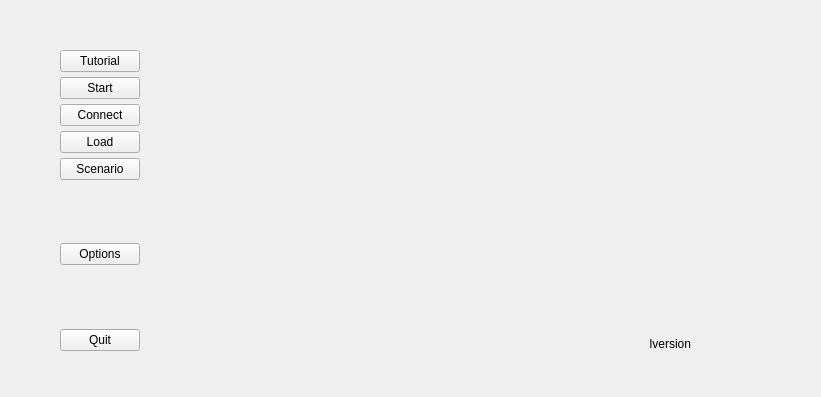
<?xml version="1.0" encoding="UTF-8"?>
<ui version="4.0">
 <class>Form</class>
 <widget class="QWidget" name="Form">
  <property name="geometry">
   <rect>
    <x>0</x>
    <y>0</y>
    <width>821</width>
    <height>397</height>
   </rect>
  </property>
  <property name="minimumSize">
   <size>
    <width>821</width>
    <height>397</height>
   </size>
  </property>
  <property name="windowTitle">
   <string>Form</string>
  </property>
  <widget class="QWidget" name="gridLayoutWidget">
   <property name="geometry">
    <rect>
     <x>50</x>
     <y>40</y>
     <width>651</width>
     <height>321</height>
    </rect>
   </property>
   <layout class="QGridLayout" name="gridLayout">
    <property name="leftMargin">
     <number>10</number>
    </property>
    <property name="topMargin">
     <number>10</number>
    </property>
    <property name="rightMargin">
     <number>10</number>
    </property>
    <property name="bottomMargin">
     <number>10</number>
    </property>
    <property name="verticalSpacing">
     <number>5</number>
    </property>
    <item row="1" column="0">
     <widget class="QPushButton" name="btut">
      <property name="text">
       <string>Tutorial</string>
      </property>
      <property name="main_pagebt" stdset="0">
       <bool>true</bool>
      </property>
     </widget>
    </item>
    <item row="2" column="0">
     <widget class="QPushButton" name="bstart">
      <property name="text">
       <string>Start</string>
      </property>
      <property name="main_pagebt" stdset="0">
       <bool>true</bool>
      </property>
     </widget>
    </item>
    <item row="3" column="0">
     <widget class="QPushButton" name="bconnect">
      <property name="text">
       <string>Connect</string>
      </property>
      <property name="main_pagebt" stdset="0">
       <bool>true</bool>
      </property>
     </widget>
    </item>
    <item row="4" column="0">
     <widget class="QPushButton" name="bload">
      <property name="text">
       <string>Load</string>
      </property>
      <property name="main_pagebt" stdset="0">
       <bool>true</bool>
      </property>
     </widget>
    </item>
    <item row="5" column="0">
     <widget class="QPushButton" name="bscenario">
      <property name="text">
       <string>Scenario</string>
      </property>
      <property name="main_pagebt" stdset="0">
       <bool>true</bool>
      </property>
     </widget>
    </item>
    <item row="6" column="0">
     <widget class="QPushButton" name="boptions">
      <property name="text">
       <string>Options</string>
      </property>
      <property name="main_pagebt" stdset="0">
       <bool>true</bool>
      </property>
     </widget>
    </item>
    <item row="7" column="1">
     <spacer name="horizontalSpacer">
      <property name="orientation">
       <enum>Qt::Horizontal</enum>
      </property>
      <property name="sizeHint" stdset="0">
       <size>
        <width>40</width>
        <height>20</height>
       </size>
      </property>
     </spacer>
    </item>
    <item row="6" column="0">
     <spacer name="verticalSpacer">
      <property name="orientation">
       <enum>Qt::Vertical</enum>
      </property>
      <property name="sizeHint" stdset="0">
       <size>
        <width>20</width>
        <height>40</height>
       </size>
      </property>
     </spacer>
    </item>
    <item row="7" column="0">
     <widget class="QPushButton" name="bquit">
      <property name="text">
       <string>Quit</string>
      </property>
      <property name="main_pagebt" stdset="0">
       <bool>true</bool>
      </property>
     </widget>
    </item>
    <item row="7" column="2">
     <widget class="QLabel" name="lversion">
      <property name="text">
       <string>lversion</string>
      </property>
      <property name="alignment">
       <set>Qt::AlignBottom|Qt::AlignRight|Qt::AlignTrailing</set>
      </property>
     </widget>
    </item>
   </layout>
  </widget>
 </widget>
 <resources/>
 <connections/>
</ui>
